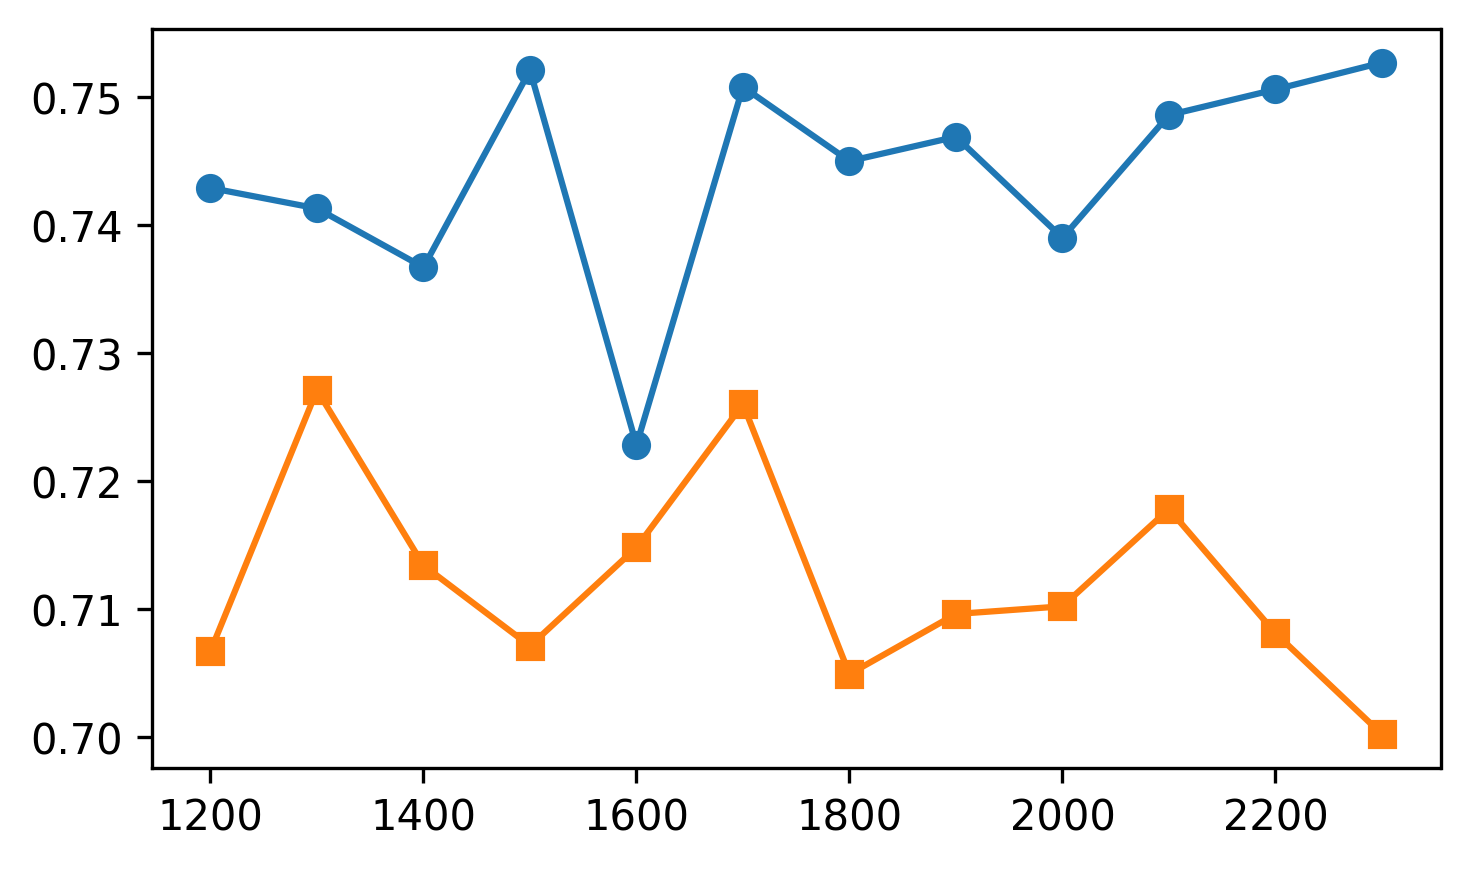

Reproduce this figure in Python.
import matplotlib.pyplot as plt

# New data
x_values = [1200, 1300, 1400, 1500, 1600, 1700, 1800, 1900, 2000, 2100, 2200, 2300]
crispr_mfh = [0.7429, 0.7413, 0.7367, 0.7521, 0.7228, 0.7508, 0.7450, 0.7469, 0.7390, 0.7486, 0.7506, 0.7527]
lstm = [0.7067, 0.7271, 0.7134, 0.7071, 0.7148, 0.7260, 0.7049, 0.7096, 0.7102, 0.7178, 0.7081, 0.7002]

# Create a single plot
plt.figure(figsize=(5, 3))
plt.plot(x_values, crispr_mfh, marker='o', label="CRISPR-MFH" )
plt.plot(x_values, lstm, marker='s', label="LSTM" )



# Save and show the plot
plt.tight_layout()
plt.savefig('./input_size_pr_auc.png', bbox_inches='tight', dpi=300, format='png')  # Save the plot
plt.show()
